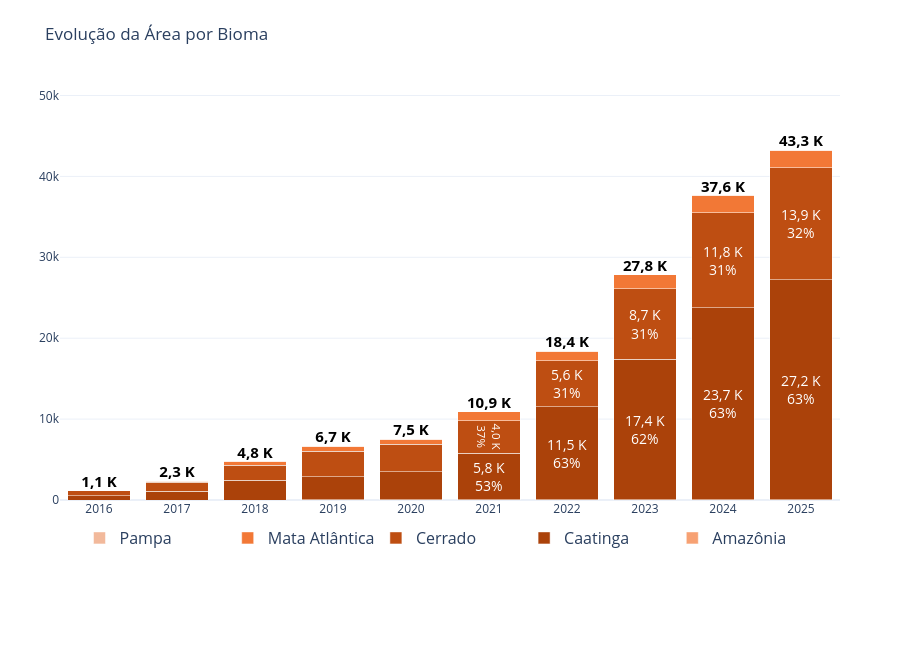

The notebook cell saved with this chart:
### Markdown cell above
_Célula 9_

## Resumo
Painel duplo — evolução da área no Brasil (com destaque do valor mais recente) ao lado da participação por bioma, lado a lado na mesma figura.

### Code cell
# Célula 10
df_bioma = df[df['tipo_region'] == 'bioma']
pivot_bioma = df_bioma.pivot_table(index='year', columns='nome_region', values='area_ha', aggfunc='sum').fillna(0)
totais_anuais = pivot_bioma.sum(axis=1)

cores_map = {'Caatinga': "#AB420A", 'Cerrado': "#BE4E12", 'Mata Atlântica': "#F27836", 'Amazônia': '#F7A173', 'Pampa': "#F2B99B"}

# Só Caatinga e Cerrado mostram rótulo (valor + %), em todos os anos a partir
# de 2021, para dar pra acompanhar o histórico ano a ano. Os demais biomas
# (Mata Atlântica, Amazônia, Pampa) ficam sem rótulo nas barras.
BIOMAS_HISTORICO = ['Caatinga', 'Cerrado']

fig = go.Figure()

for bioma in pivot_bioma.columns:
    textos = []
    for ano, v in zip(pivot_bioma.index, pivot_bioma[bioma]):
        if bioma in BIOMAS_HISTORICO and ano >= 2021 and v > 0:
            valor_k = f"{v/1000:.1f} K".replace('.', ',')
            pct = (v / totais_anuais.loc[ano]) * 100
            textos.append(f"{valor_k}<br>{pct:.0f}%")
        else:
            textos.append("")

    fig.add_trace(go.Bar(
        x=pivot_bioma.index, y=pivot_bioma[bioma], name=bioma,
        marker_color=cores_map.get(bioma, '#ccc'),
        text=textos, textposition='inside', insidetextanchor='middle',
        textfont=dict(color='white', size=14),
        hovertemplate='<b>Bioma:</b> ' + bioma + '<br><b>Ano:</b> %{x}<br><b>Área:</b> %{y:,.2f} ha<extra></extra>'
    ))

# Rótulo do total (soma de todas as áreas) acima de cada barra, em todas as
# barras/anos — para manter o histórico completo visível, não só 2021+.
textos_totais = [f"<b>{v/1000:.1f} K</b>".replace('.', ',') for v in totais_anuais]
fig.add_trace(go.Scatter(
    x=pivot_bioma.index, y=totais_anuais, mode='text', text=textos_totais,
    textposition='top center', textfont=dict(size=15, color='black'),
    showlegend=False, hoverinfo='skip'
))

fig.update_layout(barmode='stack', title_text="Evolução da Área por Bioma", template="plotly_white", width=900, height=650,
    legend=dict(orientation="h", y=-0.05, x=0.5, xanchor="center", font=dict(size=16), entrywidth=0.19, entrywidthmode='fraction'),
    margin=dict(t=80, b=150, l=60, r=60), xaxis=dict(tickmode='linear'), yaxis=dict(range=[0, totais_anuais.max() * 1.2]))
fig.show()
if salvar_grafico: 
    print("Salvando o grafico com DPI 450")
    salvar_grafico_alta_resolucao(fig, 'evolucao_area_por_bioma', dpi=450)

### Figure 1 — Plotly figure (JSON) as saved in the notebook; plotly's stock layout.template omitted (floating-point values rounded to 4 significant figures)
{"data": [{"hovertemplate": "<b>Bioma:</b> Amazônia<br><b>Ano:</b> %{x}<br><b>Área:</b> %{y:,.2f} ha<extra></extra>", "insidetextanchor": "middle", "marker": {"color": "#F7A173"}, "name": "Amazônia", "text": ["", "", "", "", "", "", "", "", "", ""], "textfont": {"color": "white", "size": 14}, "textposition": "inside", "type": "bar", "x": [2016, 2017, 2018, 2019, 2020, 2021, 2022, 2023, 2024, 2025], "y": [0.0, 0.0, 0.6175, 16.56, 20.09, 24.76, 26.0, 25.91, 26.88, 30.67]}, {"hovertemplate": "<b>Bioma:</b> Caatinga<br><b>Ano:</b> %{x}<br><b>Área:</b> %{y:,.2f} ha<extra></extra>", "insidetextanchor": "middle", "marker": {"color": "#AB420A"}, "name": "Caatinga", "text": ["", "", "", "", "", "5,8 K<br>53%", "11,5 K<br>63%", "17,4 K<br>62%", "23,7 K<br>63%", "27,2 K<br>63%"], "textfont": {"color": "white", "size": 14}, "textposition": "inside", "type": "bar", "x": [2016, 2017, 2018, 2019, 2020, 2021, 2022, 2023, 2024, 2025], "y": [555.1, 1101.0, 2443.0, 2843.0, 3475.0, 5784.0, 11530.0, 17360.0, 23710.0, 27170.0]}, {"hovertemplate": "<b>Bioma:</b> Cerrado<br><b>Ano:</b> %{x}<br><b>Área:</b> %{y:,.2f} ha<extra></extra>", "insidetextanchor": "middle", "marker": {"color": "#BE4E12"}, "name": "Cerrado", "text": ["", "", "", "", "", "4,0 K<br>37%", "5,6 K<br>31%", "8,7 K<br>31%", "11,8 K<br>31%", "13,9 K<br>32%"], "textfont": {"color": "white", "size": 14}, "textposition": "inside", "type": "bar", "x": [2016, 2017, 2018, 2019, 2020, 2021, 2022, 2023, 2024, 2025], "y": [568.3, 1099.0, 1825.0, 3170.0, 3399.0, 4014.0, 5647.0, 8711.0, 11780.0, 13890.0]}, {"hovertemplate": "<b>Bioma:</b> Mata Atlântica<br><b>Ano:</b> %{x}<br><b>Área:</b> %{y:,.2f} ha<extra></extra>", "insidetextanchor": "middle", "marker": {"color": "#F27836"}, "name": "Mata Atlântica", "text": ["", "", "", "", "", "", "", "", "", ""], "textfont": {"color": "white", "size": 14}, "textposition": "inside", "type": "bar", "x": [2016, 2017, 2018, 2019, 2020, 2021, 2022, 2023, 2024, 2025], "y": [0.0, 127.4, 507.8, 631.6, 643.3, 1076.0, 1207.0, 1729.0, 2115.0, 2163.0]}, {"hovertemplate": "<b>Bioma:</b> Pampa<br><b>Ano:</b> %{x}<br><b>Área:</b> %{y:,.2f} ha<extra></extra>", "insidetextanchor": "middle", "marker": {"color": "#F2B99B"}, "name": "Pampa", "text": ["", "", "", "", "", "", "", "", "", ""], "textfont": {"color": "white", "size": 14}, "textposition": "inside", "type": "bar", "x": [2016, 2017, 2018, 2019, 2020, 2021, 2022, 2023, 2024, 2025], "y": [0.3176, 1.429, 1.588, 1.588, 1.667, 1.905, 1.905, 1.905, 2.461, 2.461]}, {"hoverinfo": "skip", "mode": "text", "showlegend": false, "text": ["<b>1,1 K</b>", "<b>2,3 K</b>", "<b>4,8 K</b>", "<b>6,7 K</b>", "<b>7,5 K</b>", "<b>10,9 K</b>", "<b>18,4 K</b>", "<b>27,8 K</b>", "<b>37,6 K</b>", "<b>43,3 K</b>"], "textfont": {"color": "black", "size": 15}, "textposition": "top center", "type": "scatter", "x": [2016, 2017, 2018, 2019, 2020, 2021, 2022, 2023, 2024, 2025], "y": [1124.0, 2329.0, 4778.0, 6663.0, 7539.0, 10900.0, 18410.0, 27830.0, 37640.0, 43260.0]}], "layout": {"barmode": "stack", "height": 650, "legend": {"entrywidth": 0.19, "entrywidthmode": "fraction", "font": {"size": 16}, "orientation": "h", "x": 0.5, "xanchor": "center", "y": -0.05}, "margin": {"b": 150, "l": 60, "r": 60, "t": 80}, "title": {"text": "Evolução da Área por Bioma"}, "width": 900, "xaxis": {"tickmode": "linear"}, "yaxis": {"range": [0, 51910.0]}}}
